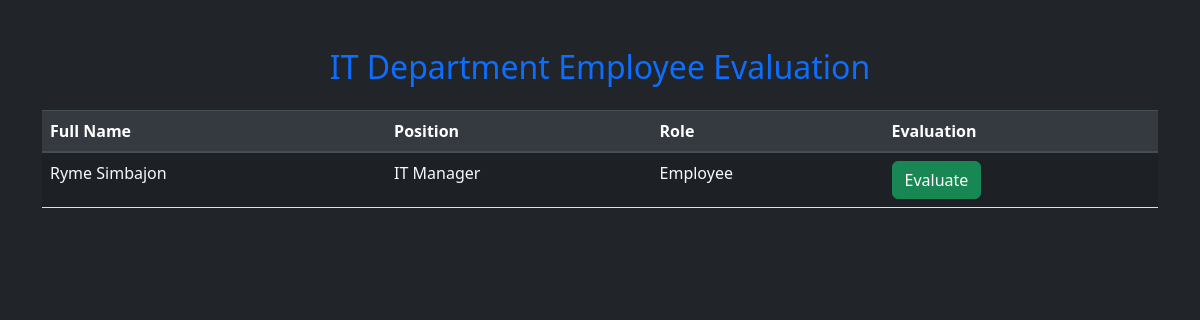
The app's page /main/it.php (signed in) with its own data.
### tables this page shows
CREATE TABLE `employee_register` (
  `e_id` int(11) UNSIGNED NOT NULL,
  `firstname` varchar(255) NOT NULL,
  `middlename` varchar(255) NOT NULL,
  `lastname` varchar(255) NOT NULL,
  `birthdate` date NOT NULL,
  `email` varchar(255) NOT NULL,
  `password` varchar(255) NOT NULL,
  `role` varchar(255) NOT NULL,
  `position` varchar(255) NOT NULL,
  `department` varchar(255) NOT NULL,
  `available_leaves` int(11) NOT NULL DEFAULT 0,
  `phone_number` varchar(20) NOT NULL,
  `address` varchar(255) NOT NULL,
  `pfp` longblob NOT NULL,
  `qr_code_path` varchar(255) DEFAULT NULL
);

### main/it.php (the view, shortened to what this page needs)
<?php
include '../db/db_conn.php';
$sql = "SELECT e_id, firstname, lastname, role, position FROM employee_register WHERE role = 'employee' AND department = 'IT Department'";
$result = $conn->query($sql);
$evaluatedEmployees = [];
$employees = [];
if ($result->num_rows > 0) {
    while ($row = $result->fetch_assoc()) {
        $employees[] = $row;
    }
}
?>
<!DOCTYPE html>
<html lang="en">
<head>
    <link href="https://stackpath.bootstrapcdn.com/bootstrap/4.5.2/css/bootstrap.min.css" rel="stylesheet">
    <link href="../css/styles.css" rel="stylesheet">
    <link href="../css/star.css" rel="stylesheet">
</head>
<body class="bg-dark text-light">
    <div class="container mt-5">
        <h2 class="text-center text-primary mb-4">IT Department Employee Evaluation</h2>
        <div class="table-responsive">
            <table class="table table-striped table-hover text-dark">
                <thead class="thead-dark">
                    <tr>
                        <th>Full Name</th>
                        <th>Position</th>
                        <th>Role</th>
                        <th>Evaluation</th>
                    </tr>
                </thead>
                <tbody>
                    <?php if (!empty($employees)): ?>
                        <?php foreach ($employees as $employee): ?>
                            <tr>
                                <td class="text-light"><?php echo htmlspecialchars($employee['firstname'] . ' ' . $employee['lastname']); ?></td>
                                <td class="text-light"><?php echo htmlspecialchars($employee['position']); ?></td>
                                <td class="text-light"><?php echo htmlspecialchars($employee['role']); ?></td>
                                <td>
                                    <button class="btn btn-success"
                                        onclick="evaluateEmployee(<?php echo $employee['e_id']; ?>, '<?php echo htmlspecialchars($employee['firstname'] . ' ' . $employee['lastname']); ?>', '<?php echo htmlspecialchars($employee['position']); ?>')"
                                        <?php echo in_array($employee['e_id'], $evaluatedEmployees) ? 'disabled' : ''; ?>>
                                        <?php echo in_array($employee['e_id'], $evaluatedEmployees) ? 'Evaluated' : 'Evaluate'; ?>
                                    </button>
                                </td>
                            </tr>
                        <?php endforeach; ?>
                    <?php else: ?>
                        <tr><td class="text-light text-center" colspan="4">No employees found for evaluation in IT Department.</td></tr>
                    <?php endif; ?>
                </tbody>
            </table>
        </div>
    </div>
</body>
</html>

### records on screen
employee_register: firstname+lastname "Ryme Simbajon", position "IT Manager", role "Employee", shows "Evaluate"
